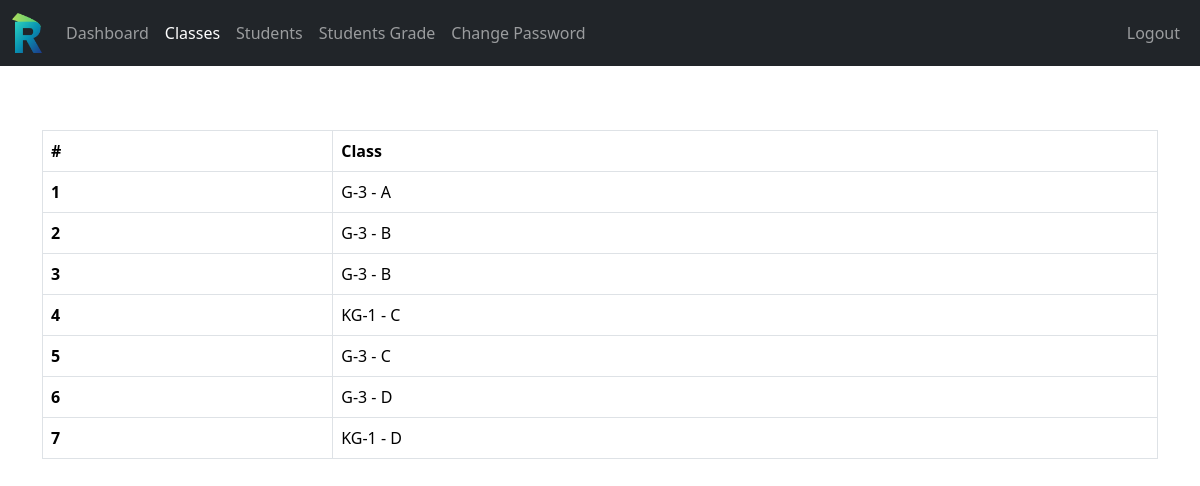
/Teacher/classes.php (signed in), run on the app's committed database.
### tables this page shows
CREATE TABLE `class` (
  `class_id` int(11) NOT NULL,
  `grade` int(11) NOT NULL,
  `section` int(11) NOT NULL
);

CREATE TABLE `grades` (
  `grade_id` int(11) NOT NULL,
  `grade` varchar(31) NOT NULL,
  `grade_code` varchar(7) NOT NULL
);

CREATE TABLE `section` (
  `section_id` int(11) NOT NULL,
  `section` varchar(7) NOT NULL
);

### data/class.php (called while the page is built, shortened)
<?php
function getALLClasses($conn){
    $sql = "SELECT c.class_id, c.grade, c.section,
                   g.grade_code, g.grade AS grade_num,
                   s.section AS section_name
            FROM class c
            JOIN grades g  ON c.grade = g.grade_id
            JOIN section s ON c.section = s.section_id";
    $stmt = $conn->prepare($sql);
    $stmt->execute();
    if ($stmt->rowCount() >= 1) {
        $classes = $stmt->fetchAll();
        return $classes;
    } else {
        return 0;
    }
}
?>

### Teacher/classes.php (the view, shortened to what this page needs)
<?php
include "../DB_connection.php";
include "../data/class.php";
$classes = getALLClasses($conn);
?>
<!DOCTYPE html>
<html lang="en">
<head>
    <link rel="stylesheet" href="https://cdn.jsdelivr.net/npm/bootstrap@5.3.8/dist/css/bootstrap.min.css">
    <link rel="stylesheet" href="/school-management/style.css">
    <link rel="stylesheet" href="https://cdnjs.cloudflare.com/ajax/libs/font-awesome/4.7.0/css/font-awesome.min.css">
</head>
<body>
<?php include "../Teacher/inc/navbar.php"; ?>
<div class="container mt-5">
    <?php if (!empty($classes)): ?>
        <div class="table-responsive">
            <table class="table table-bordered mt-3 n-table">
                <thead>
                    <tr>
                        <th>#</th>
                        <th>Class</th>
                    </tr>
                </thead>
                <tbody>
                <?php $i = 1; ?>
                <?php foreach ($classes as $row): ?>
                    <?php
                        $gradeCode = $row['grade_code'] ?? '';
                        $gradeNum  = $row['grade_num'] ?? '';
                        $section   = $row['section_name'] ?? '';
                        $label = trim(
                            $gradeCode . '-' . $gradeNum . ' - ' . $section,
                            " -"
                        );
                    ?>
                    <tr>
                        <th><?= $i++ ?></th>
                        <td>
                            <?= htmlspecialchars($label, ENT_QUOTES, 'UTF-8') ?>
                        </td>
                    </tr>
                <?php endforeach; ?>
                </tbody>
            </table>
        </div>
    <?php else: ?>
        <div class="alert alert-info">
            No classes found.
        </div>
    <?php endif; ?>
</div>
</body>
</html>

### style.css (style rules this page uses)
html { scroll-behavior: smooth; }
html, body { margin: 0; padding: 0; height: 100%; }

### data on the page
class: grade.section "G-3 - A"
class: grade.section "G-3 - B"
class: grade.section "G-3 - B"
class: grade.section "KG-1 - C"
class: grade.section "G-3 - C"
class: grade.section "G-3 - D"
class: grade.section "KG-1 - D"
